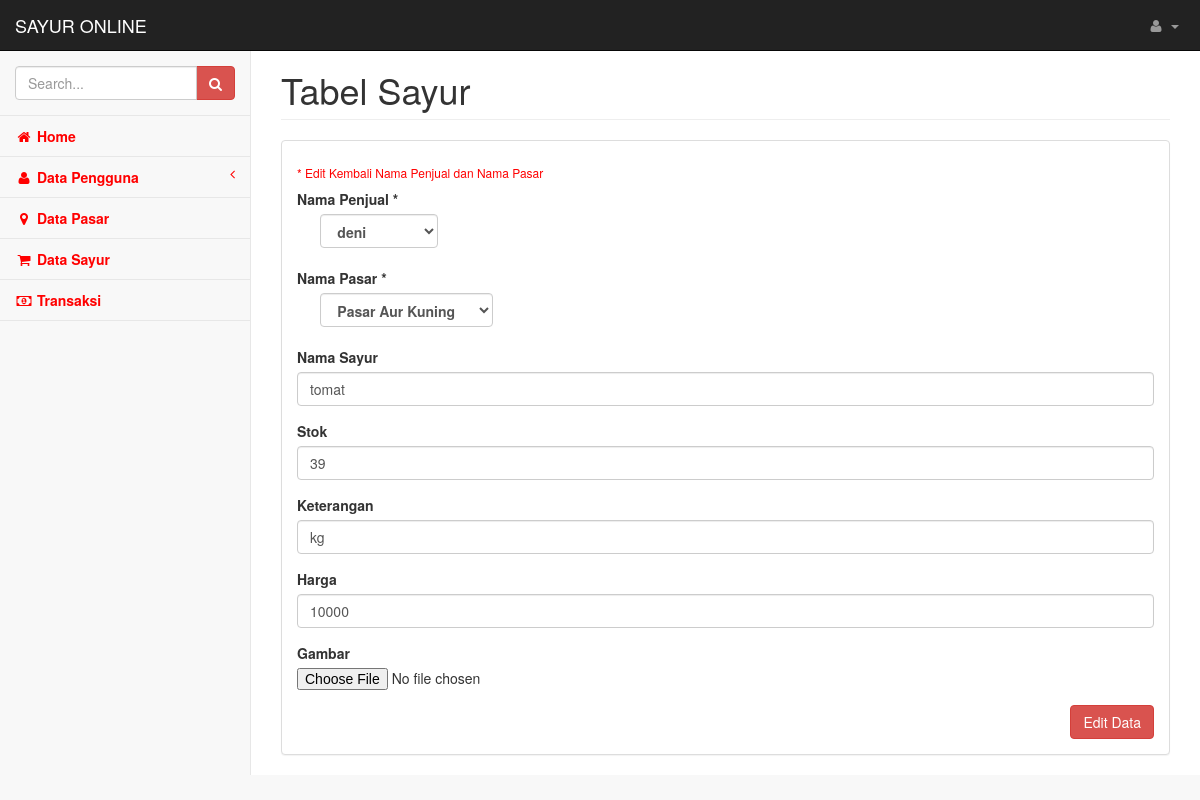
/Backend/edit_sayur/32, run on the app's committed database.
### tables this page shows
CREATE TABLE `sayur` (
  `id_sayur` int(11) NOT NULL,
  `id_pengguna` int(11) NOT NULL,
  `id_pasar` int(11) NOT NULL,
  `nama_sayur` varchar(50) NOT NULL,
  `stok` int(11) NOT NULL,
  `keterangan` varchar(40) NOT NULL,
  `harga` varchar(10) NOT NULL,
  `gambar` varchar(500) NOT NULL
);

### application/controllers/Backend.php (called while the page is built, shortened)
<?php
class Backend extends CI_Controller {
    public function __construct()
    {
    	$this->load->model('M_pengguna');
        $this->load->model('M_pasar');
        $this->load->model('M_sayur');
        $this->load->model('M_transaksi');
        $this->load->library('form_validation');
        $this->load->helper(array('form', 'url'));
    }
    public function edit_sayur($id_sayur = null)
    {
        $data['pengguna'] = $this->M_sayur->getPengguna();
        $data['pasar'] = $this->M_sayur->getPasar();
        $sayur = $this->M_sayur;
        $data["data_sayur"] = $sayur->getById($id_sayur);
        $this->load->view("sayur/edit_sayur", $data);
    }
}

### index.php (called while the page is built, shortened)
<?php
require_once BASEPATH.'core/CodeIgniter.php';

### application/models/M_sayur.php (called while the page is built, shortened)
<?php defined('BASEPATH') OR exit('No direct script access allowed');
class M_sayur extends CI_Model{
	private $_table = "sayur";
	public function getById($id_sayur)
	{
		return $this->db->get_where($this->_table, ["id_sayur" => $id_sayur])->row();
	}
	function getPengguna() {
		$query = $this->db->query("SELECT * FROM pengguna where status='penjual' ORDER BY nama ASC");
		return $query->result();
	}
	function getPasar() {
		$query = $this->db->query("SELECT * FROM pasar ORDER BY nama_pasar ASC");
		return $query->result();
	}
}

### application/views/sayur/edit_sayur.php (the view, shortened to what this page needs)
<!DOCTYPE html>
<html lang="en">
    <head>
    </head>
    <body>
        <div id="wrapper">
            <nav class="navbar navbar-inverse navbar-fixed-top" role="navigation">
            </nav>
            <div id="page-wrapper">
                <div class="row">
                    <div class="col-lg-12">
                        <h1 class="page-header">Tabel Sayur</h1>
                    </div>
                </div>
                <div class="row">
                    <div class="col-lg-12">
                        <div class="panel panel-default">
                            <div class="panel-body">
                                <div class="row">
                                    <div class="col-lg-12">
                                        <form action="<?php echo base_url('Backend/edit_sayur') ?>" method="post" enctype="multipart/form-data"
                                            >
                                        <h6 style="color: red;">* Edit Kembali Nama Penjual dan Nama Pasar</h6>
                                            <div class="form-group">
                                                <label for="id_pengguna">Nama Penjual *</label> <br> &nbsp;&nbsp;&nbsp;&nbsp;&nbsp;
                                                <label>
                                                    <select name="id_pengguna" class="form-control <?php echo form_error('id_pengguna') ? 'is-invalid':'' ?>">
                                                        <?php foreach ($pengguna as $row) {  ?>
                                                            <option value="<?php echo $row->id_pengguna?>" ><?php echo $row->nama ?></option>
                                                        <?php } ?>
                                                    </select>
                                                </label>
                                            </div>
                                            <div class="form-group">
                                                <label for="id_pasar">Nama Pasar *</label> <br> &nbsp;&nbsp;&nbsp;&nbsp;&nbsp;
                                                <label>
                                                    <select name="id_pasar" class="form-control <?php echo form_error('id_pasar') ? 'is-invalid':'' ?>">
                                                        <?php foreach ($pasar as $row) {  ?>
                                                            <option value="<?php echo $row->id_pasar?>" ><?php echo $row->nama_pasar ?></option>
                                                        <?php } ?>
                                                    </select>
                                                </label>
                                            </div>
                                            <div class="form-group">
                                                <label for="nama_sayur">Nama Sayur</label>
                                                <input class="form-control <?php echo form_error('nama_sayur') ? 'is-invalid':'' ?>" type="text" name="nama_sayur" value="<?php echo $data_sayur->nama_sayur ?>" />
                                            </div>
                                            <div class="form-group">
                                                <label for="stok">Stok</label>
                                                <input class="form-control <?php echo form_error('stok') ? 'is-invalid':'' ?>" type="text" name="stok" value="<?php echo $data_sayur->stok ?>" />
                                            </div>
                                            <div class="form-group">
                                                <label for="keterangan">Keterangan</label>
                                                <input class="form-control <?php echo form_error('keterangan') ? 'is-invalid':'' ?>" type="text" name="keterangan" value="<?php echo $data_sayur->keterangan ?>" />
                                            </div>
                                            <div class="form-group">
                                                <label for="harga">Harga</label>
                                                <input class="form-control <?php echo form_error('harga') ? 'is-invalid':'' ?>" type="text" name="harga" value="<?php echo $data_sayur->harga ?>" />
                                            </div>
                                            <div class="form-group">
                                                <label for="gambar">Gambar</label>
                                                <input class="form-control-file <?php echo form_error('gambar') ? 'is-invalid':'' ?>" type="file" name="gambar" />
                                            </div>
                                            <button type="submit" class="btn btn-danger pull-right">Edit Data</button>
                                        </form>
                                    </div>
                                </div>
                            </div>
                        </div>
                    </div>
                </div>
            </div>
        </div>
    </body>
</html>

### assets/backend/css/startmin.css (style rules this page uses)
body { background-color: #f8f8f8; }
#wrapper { width: 100%; }
#page-wrapper { padding: 30px 15px 0 15px; min-height: 568px; background-color: #fff; }
@media (min-width:768px) { #page-wrapper { position: inherit; margin-left: 250px; padding: 30px 30px 0 30px; border-left: 1px solid #e7e7e7; } }

### data on the page
sayur: nama_sayur "tomat", stok "39", keterangan "kg", harga "10000"

### other printed values
form field id_pengguna "deni"
form field id_pasar "Pasar Aur Kuning"
